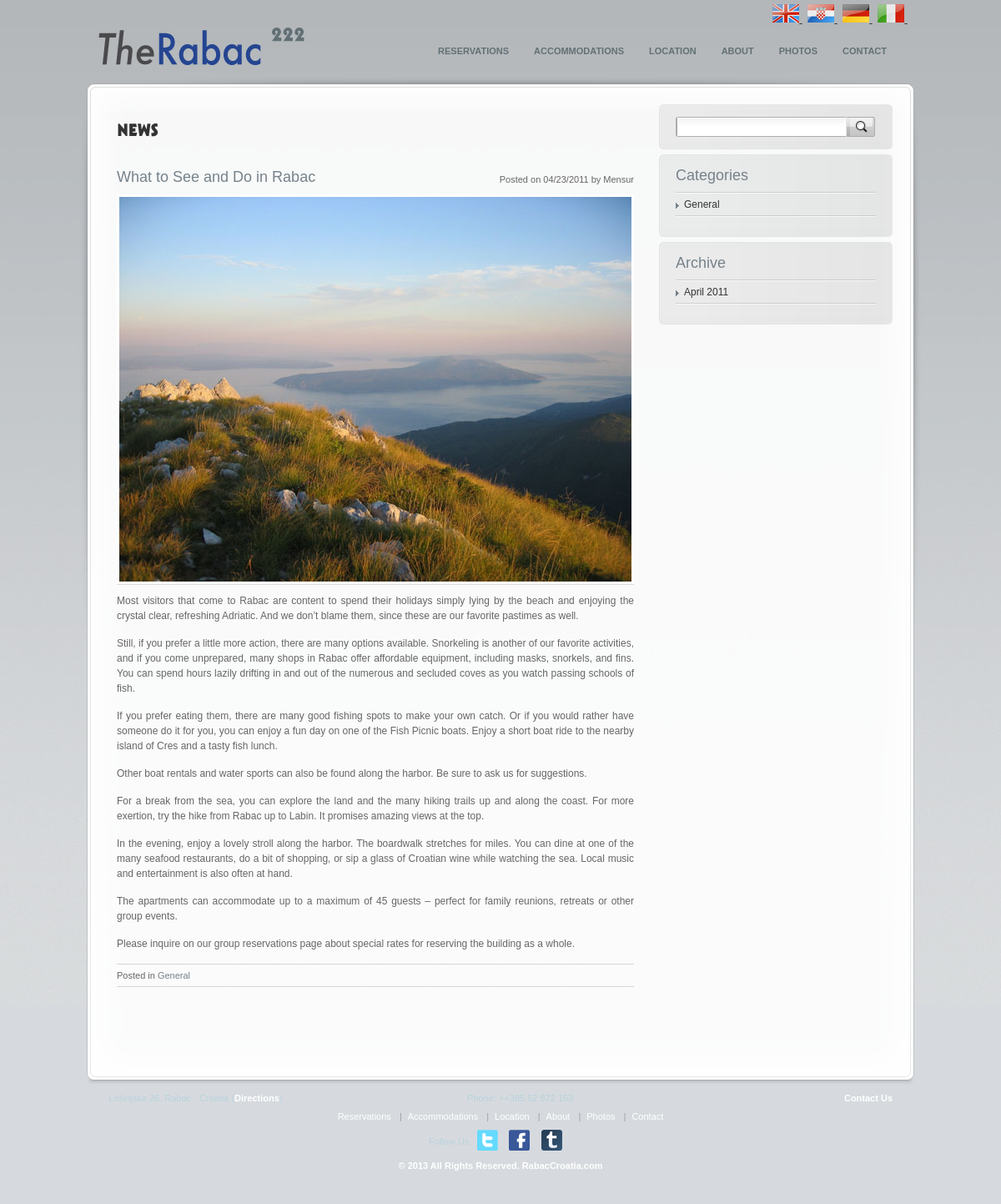
Page /news.php on the committed database.
### tables this page shows
CREATE TABLE `bsi_language` (
  `id` int(11) NOT NULL AUTO_INCREMENT,
  `language_name` varchar(255) NOT NULL,
  `language_code` varchar(4) NOT NULL,
  `language_file_name` varchar(255) NOT NULL,
  `is_active` tinyint(1) NOT NULL,
  `is_default` tinyint(1) NOT NULL,
  `display_order` int(11) NOT NULL,
  PRIMARY KEY (`id`),
  UNIQUE KEY `UNQ_lang_cd` (`language_code`)
);

CREATE TABLE `bsi_site_contents` (
  `id` int(10) unsigned NOT NULL AUTO_INCREMENT,
  `title_en` varchar(200) DEFAULT '',
  `title_hr` varchar(255) DEFAULT NULL,
  `title_de` varchar(255) DEFAULT NULL,
  `title_it` varchar(255) DEFAULT NULL,
  `status` enum('Y','N') NOT NULL DEFAULT 'Y',
  `file` text,
  `url` varchar(100) DEFAULT '',
  `parent_id` int(10) NOT NULL DEFAULT '0',
  `ord` int(11) NOT NULL DEFAULT '0',
  `contents_en` mediumtext,
  `contents_hr` mediumtext,
  `contents_de` mediumtext,
  `contents_it` mediumtext,
  `page_title` varchar(255) DEFAULT NULL,
  `page_keywords` text,
  `page_desc` text,
  `header_type` enum('1','0') DEFAULT NULL,
  `footer_type` enum('1','0') DEFAULT NULL,
  `template_type` tinyint(2) NOT NULL DEFAULT '0',
  PRIMARY KEY (`id`),
  UNIQUE KEY `cont_title` (`title_en`,`parent_id`)
);

CREATE TABLE `bsi_news_categories` (
  `id` int(11) NOT NULL AUTO_INCREMENT,
  `title_en` varchar(256) DEFAULT NULL,
  `title_hr` varchar(256) DEFAULT NULL,
  `title_de` varchar(256) DEFAULT NULL,
  `title_it` varchar(256) DEFAULT NULL,
  `last_updated_date` date NOT NULL,
  PRIMARY KEY (`id`)
);

CREATE TABLE `bsi_news_posts` (
  `id` int(11) NOT NULL AUTO_INCREMENT,
  `category_id` int(11) DEFAULT NULL,
  `title_en` varchar(256) DEFAULT NULL,
  `title_hr` varchar(256) DEFAULT NULL,
  `title_de` varchar(256) DEFAULT NULL,
  `title_it` varchar(256) DEFAULT NULL,
  `contents_en` text,
  `contents_hr` text,
  `contents_de` text,
  `contents_it` text,
  `image_small` varchar(256) NOT NULL,
  `image_medium` varchar(256) NOT NULL,
  `image_large` varchar(256) NOT NULL,
  `poster_name` varchar(256) NOT NULL,
  `date_posted` date NOT NULL,
  PRIMARY KEY (`id`),
  KEY `IDX_date_posted` (`date_posted`),
  KEY `FK_category_id` (`category_id`),
  CONSTRAINT `FK_category_id` FOREIGN KEY (`category_id`) REFERENCES `bsi_news_categories` (`id`) ON DELETE NO ACTION ON UPDATE NO ACTION
);

### news.php (the view, shortened to what the rows shown need)
<?php
include_once ("includes/SystemConfiguration.class.php");
include("includes/language.php");
$this_script = 'http://'.$_SERVER['HTTP_HOST'].$_SERVER['PHP_SELF'];
?>
<!DOCTYPE html PUBLIC "-//W3C//DTD XHTML 1.0 Strict//EN" "http://www.w3.org/TR/xhtml1/DTD/xhtml1-strict.dtd">
<html xmlns="http://www.w3.org/1999/xhtml">
<head>
    <link rel="stylesheet" href="css/reset.css" type="text/css" />
    <link rel="stylesheet" href="css/jquery.fancybox.css" type="text/css" />
    <link rel="stylesheet" href="css/nivo-slider.css" type="text/css" />
    <link rel="stylesheet" href="css/screen.css" type="text/css" />
</head>
<body class="light">
    <div class="back">
        <div class="base">
			<?php include("header.php"); ?>
			<div class="page">
                <div class="page_inside clear">
                    <div class="subpage clear">
                        <div id="sidebar">
                            <div class="sidebox">
                                <div class="sideinner submenu">
                                    <h2><?= NEWS_CATEGORIES ?></h2>
                                    <?php
                                    	$newsCategories = NewsCategory::fetchFromDbAllUsed($language_selected);
                                    	echo "<ul>\n";
                                    	foreach ($newsCategories as $newsCategory)
                                    	{
                                    		echo '<li class="page_item"><a href="'. $this_script . '?category_id=' . $newsCategory->id . '">' . $newsCategory->title->getText($language_selected) . '</a></li>';
                                    	}
                                    	echo "</ul>\n";
									?>
                                </div>
                            </div>
                            <div class="sidebox">
                                <div class="sideinner submenu">
                                    <h2><?= NEWS_ARCHIVE ?></h2>
                                </div>
                            </div>
                        </div>
                        <div id="main" class="clear">
                            <h1><strong><?= NEWS_NEWS ?></strong></h1>
                            <?php
                            	$searchCriteria = NewsSearchCriteria::fetchFromParameters($_GET);
                            	$newsPosts = $searchCriteria->runSearch();
                            	if (sizeof($newsPosts) == 0)
                            	{
                            ?>
	                            	<div class="post blog_multi">
		                                <div class="post-text">
		                                    <p><?= NEWS_NO_NEWS_WITH_CRITERIA ?></p>
		                                </div>
		                            </div>
                            <?php
                            	}
                            	else
                            	{
	                            	foreach ($newsPosts as $newsPost)
	                            	{
	                            		$newsCategory = $newsPost->getCategory();
							?>
			                            <div class="post blog_multi">
			                                <div class="post-header">
			                                    <h2><a href="#"><?= $newsPost->title->getText($language_selected) ?></a></h2>
			                                    <small><?= NEWS_POSTED_ON ?> <?= $newsPost->postedDate->format("m/d/Y") ?> <?= NEWS_POSTED_BY ?> <?= $newsPost->posterName ?></small>
			                                </div>
			                                <div class="post-image">
			                                    <img src="images/<?= $newsPost->imageLarge ?>" alt="" />
			                                </div>
			                                <div class="post-text">
			                                    <?= $newsPost->contents->getText($language_selected) ?>
			                                </div>
			                                <div class="rule">
			                                </div>
			                                <div class="post-info">
			                                    <small><?= NEWS_POSTED_IN ?> <a rel="category tag" title="" href="<?= $_SERVER['PHP_SELF'] . '?category_id=' . $newsPost->categoryId ?>"><?= $newsCategory->title->getText($language_selected) ?></a></small>
			                                </div>
			                                <div class="rule">
			                                </div>
			                            </div>
                            <?php
									}
                            	}
                            ?>
                        </div>
                    </div>
                </div>
            </div>
            <?php include("footer.php"); ?>
		</div>
	</div>
</body>
</html>

### header.php (shortened to what the rows shown need)
<?php
function outputMenuItemRecurse($parentId, $pad, $language_selected)
{
	$pages = PageContents::fetchFromDbActiveForParent($parentId);
	if (sizeof($pages) > 0)
	{
		echo $pad . "<ul>\n";
		foreach ($pages as $page)
		{
			echo $pad . '    <li><a href="' . $page->getUrl() . '">' . $page->title->getText($language_selected) . '</a>' . "\n";
			outputMenuItemRecurse($page->id, $pad . "	", $language_selected);
			echo $pad . "</li>\n";
		}
		echo $pad . "</ul>\n";
	}
}
?>
			<div id="header">
                <div style="float: right; padding-right: 5px; padding-top: 5px;">
				<?php
					$langauges = Language::fetchAllFromDbActive();
					foreach ($langauges as $language)
					{
				?>
						<a href="index.php?lang=<?= $language->languageCode ?>"
						   title="<?=$language->languageName?>">
						   <img src="images/<?=$language->languageCode?>.png"
						   		title="<?=$language->languageName?>" alt="<?=$language->languageName?>" />
						</a>&nbsp;
				<?php
					}
				?>
				</div>
				<div id="main_menu">
					<?php
						outputMenuItemRecurse(0, "                ", $language_selected)
					?>
				</div>
            </div>

### footer.php (shortened to what the rows shown need)
<?php
global $language_selected;
?>
			<div id="footer" class="clear">
                <div class="links" style="padding-top: 10px;">
                    <table width="100%">
                        <tr>
                            <td style="text-align: center;">
                            <?php
	                            $pages = PageContents::fetchFromDbActiveForParent(0);
								$separator="";
								foreach ($pages as $page)
								{
									echo $separator;
									echo '<a href="' . $page->getUrl() . '">' . $page->title->getText($language_selected) . '</a>' . "\n";
									$separator = '<span class="sep">|</span>';
								}
                            ?>
                            </td>
                        </tr>
                    </table>
                </div>
            </div>

### rows in the picture
bsi_language: shows a picture, language_code.title_en "RESERVATIONS", language_code.title_en "ACCOMMODATIONS", language_code.title_en "LOCATION", language_code.title_en "ABOUT", language_code.title_en "PHOTOS", language_code.title_en "CONTACT", language_code.title_en "General", language_code "What to See and Do in Rabac", language_code "Most visitors that come to Rabac are content to spend their holidays simply lying by the beach and enjoying the crystal clear, refreshing Adriatic. And we don’t blame them, since these are our favorite pastimes as well. Still, if you prefer a little more action, there are many options available. Snorkeling is another of our favorite activities, and if you come unprepared, many shops in Rabac offer affordable equipment, including masks, snorkels, and fins. You can spend hours lazily drifting in and out of the numerous and secluded coves as you watch passing schools of fish. If you prefer eating them, there are many good fishing spots to make your own catch. Or if you would rather have…", language_code.title_en "Reservations", language_code.title_en "Accommodations", language_code.title_en "Location", language_code.title_en "About", language_code.title_en "Photos", language_code.title_en "Contact"
bsi_language: shows a picture
bsi_language: shows a picture
bsi_language: shows a picture
bsi_news_posts: date_posted "04/23/2011", poster_name "Mensur", image_large (picture)

### other values in the picture
NEWS_CATEGORIES "Categories"
NEWS_ARCHIVE "Archive"
$monthName "April"
$cat['cat_year'] "2011"
FOOTER_DIRECTIONS "Directions"
FOOTER_CONTACT_US "Contact Us"
FOOTER_ALL_RIGHTS_RESERVED "All Rights Reserved"
